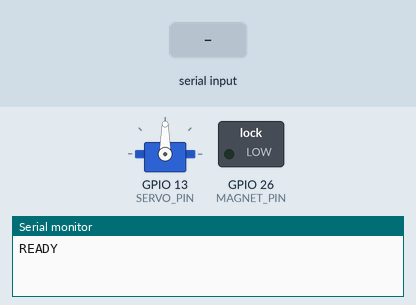
Bench run of a sketch on a simulated ESP32. Parts: servo, switched loads named in the sketch (green lamp = pin HIGH), the last lines printed to the serial monitor. The inputs (shaded band) are chosen by the test bench.

Above: at 1.2 s.
1.3 s: "ARM\n" received over Serial
At 2.3 s:
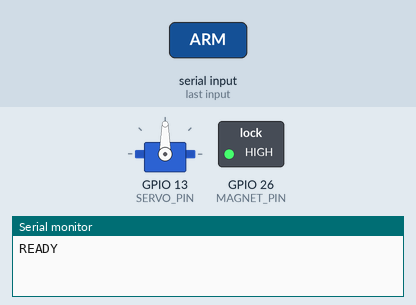
2.8 s: "HOME\n" received over Serial
At 4.5 s:
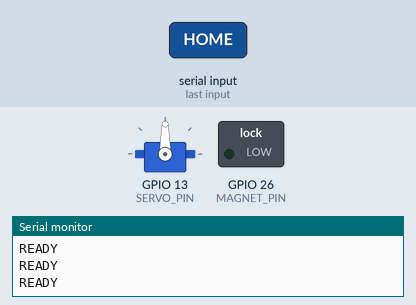
5.7 s: "ARM,45\n" received over Serial
At 6.8 s:
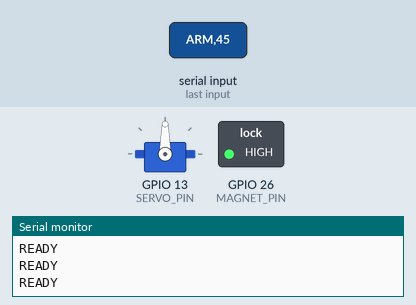
Timing chart, 0 to 8.7 s (numbered marks = the images above; inputs shaded):
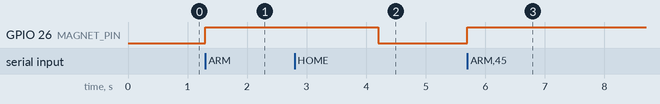

Measured:
- after the input at 1.3 s, GPIO 26 (MAGNET_PIN): LOW → HIGH at once
- after the input at 2.8 s, GPIO 26 (MAGNET_PIN): HIGH → LOW after 1.4 s
- after the input at 5.7 s, GPIO 26 (MAGNET_PIN): LOW → HIGH at once

The sketch:

kepler_release.ino
```cpp
// Kepler releaser: servo arm + electromagnet, driven over USB serial.
//
// Mechanics: the servo shaft sits on the pendulum's pivot axis, a few cm
// BEHIND the swing plane. A light arm (wooden dowel / ruler) of the same
// length as the pendulum carries a small 5V electromagnet at its tip. The bob
// is steel (or has a steel washer glued to its back). The magnet holds the bob
// from behind, the arm carries it to the requested angle, the magnet lets go,
// and the bob swings freely in front of the arm.
//
// Wiring: servo signal -> SERVO_PIN (servo powered from 5V supply, common GND),
//         magnet via logic-level MOSFET or relay module on MAGNET_PIN
//         (+ flyback diode across the coil if you drive it with a MOSFET).
//
// Protocol (115200 baud, newline-terminated):
//   ARM <deg>  magnet on, arm to vertical, grab the bob, sweep to <deg>  -> READY
//   DROP       magnet off                                                  -> DROPPED
//   HOME       magnet off, arm back to vertical                            -> READY

#if defined(ESP32)
  #include <ESP32Servo.h>
  const int SERVO_PIN = 13;
  const int MAGNET_PIN = 26;
#else
  #include <Servo.h>
  const int SERVO_PIN = 9;
  const int MAGNET_PIN = 7;
#endif

// Calibrate these two: the servo command that points the arm straight down,
// and +1 or -1 so that positive pendulum angles go the way you expect.
const int SERVO_VERTICAL = 90;
const int DIRECTION = 1;
const float MAX_ANGLE = 75.0;
const int SWEEP_MS_PER_DEG = 25;   // slow sweep so the bob does not swing off

Servo arm;
float current = 0.0;

void moveTo(float deg) {
  deg = constrain(deg, -MAX_ANGLE, MAX_ANGLE);
  int steps = (int)abs(deg - current);
  float dir = (deg > current) ? 1.0 : -1.0;
  for (int i = 0; i < steps; i++) {
    current += dir;
    arm.write(SERVO_VERTICAL + DIRECTION * (int)round(current));
    delay(SWEEP_MS_PER_DEG);
  }
  current = deg;
  arm.write(SERVO_VERTICAL + DIRECTION * (int)round(current));
  delay(200);
}

void setup() {
  Serial.begin(115200);
  pinMode(MAGNET_PIN, OUTPUT);
  digitalWrite(MAGNET_PIN, LOW);
  arm.attach(SERVO_PIN);
  arm.write(SERVO_VERTICAL);
  Serial.println("READY");
}

void loop() {
  if (!Serial.available()) return;
  String line = Serial.readStringUntil('\n');
  line.trim();
  if (line.startsWith("ARM")) {
    float deg = line.substring(3).toFloat();
    if (abs(deg) > MAX_ANGLE) { Serial.println("ERR angle out of range"); return; }
    digitalWrite(MAGNET_PIN, HIGH);
    moveTo(0);
    delay(2500);            // a bob still swinging is caught as it passes the magnet
    moveTo(deg);
    Serial.println("READY");
  } else if (line == "DROP") {
    digitalWrite(MAGNET_PIN, LOW);
    Serial.println("DROPPED");
  } else if (line == "HOME") {
    digitalWrite(MAGNET_PIN, LOW);
    moveTo(0);
    Serial.println("READY");
  } else if (line.length()) {
    Serial.println("ERR unknown command");
  }
}
```
